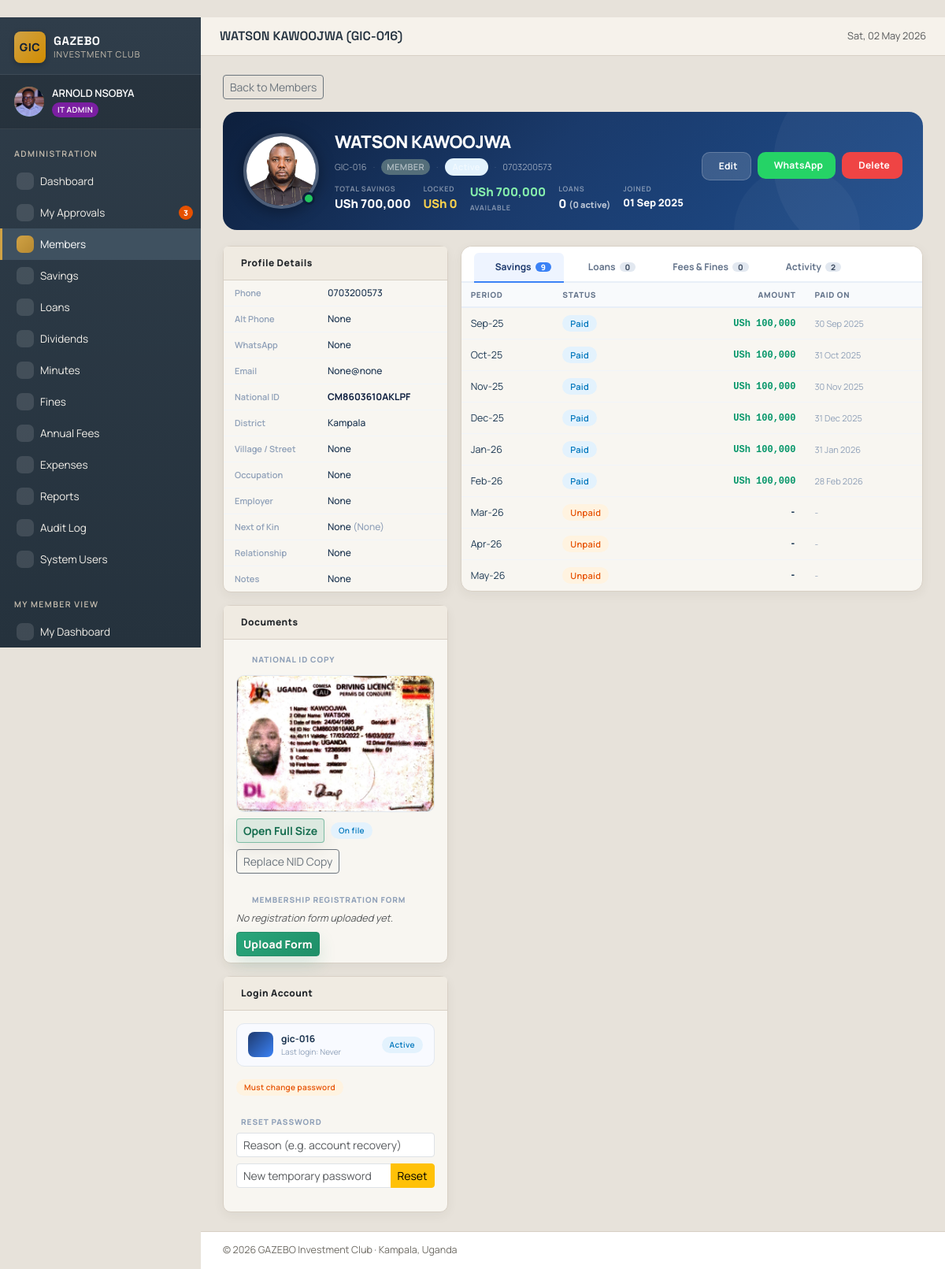
/admin/members/17 (signed in), run on an earlier commit of the app's database.
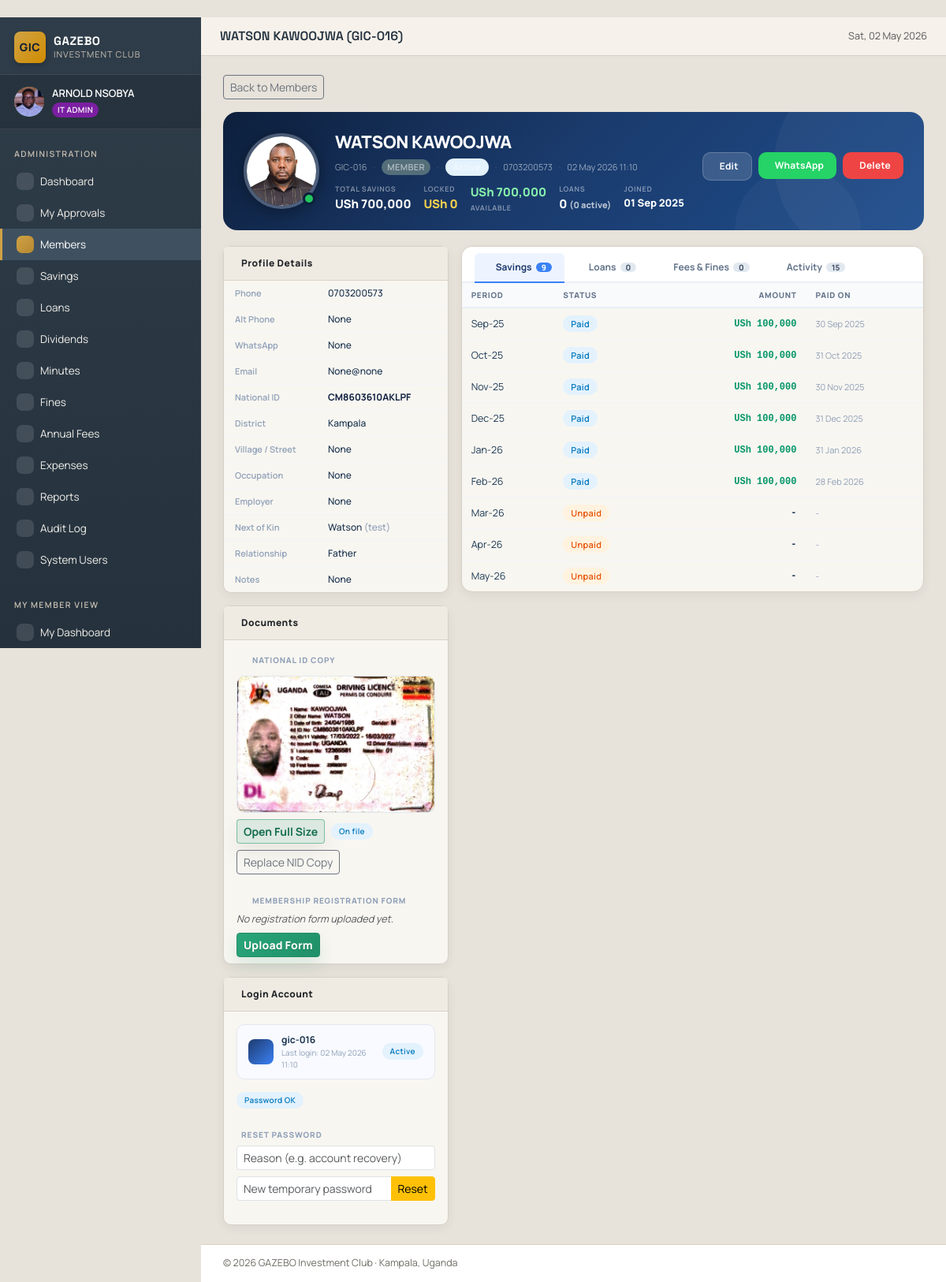
And on a later commit of the database.
### tables this page shows
CREATE TABLE members (
    id              INTEGER PRIMARY KEY AUTOINCREMENT,
    member_no       TEXT UNIQUE NOT NULL,         -- e.g. GIC-001
    full_name       TEXT NOT NULL,
    phone           TEXT,
    email           TEXT,
    national_id     TEXT,
    district        TEXT DEFAULT 'Kampala',
    address         TEXT,
    next_of_kin     TEXT,
    nok_phone       TEXT,
    role            TEXT NOT NULL DEFAULT 'MEMBER',
    join_date       DATE NOT NULL,
    status          TEXT DEFAULT 'Active',        -- Active / Inactive / Suspended
    photo_url       TEXT,
    notes           TEXT,
    created_at      TIMESTAMP DEFAULT CURRENT_TIMESTAMP,
    updated_at      TIMESTAMP DEFAULT CURRENT_TIMESTAMP
, surname TEXT, first_name TEXT, other_names TEXT, gender TEXT, date_of_birth DATE, nationality TEXT DEFAULT 'Ugandan', marital_status TEXT, tin TEXT, nid_copy_url TEXT, alt_phone TEXT, whatsapp_no TEXT, village_street TEXT, employment_status TEXT, occupation TEXT, employer_business TEXT, monthly_income REAL, monthly_contribution REAL DEFAULT 100000, preferred_pay_date INTEGER, mobile_money_no TEXT, bank_account_no TEXT, share_account_no TEXT, nok_relationship TEXT, nok_address TEXT, nid_copy_approved INTEGER DEFAULT 0, membership_form_url TEXT);

CREATE TABLE users (
    id              INTEGER PRIMARY KEY AUTOINCREMENT,
    username        TEXT UNIQUE NOT NULL,
    password_hash   TEXT NOT NULL,
    member_id       INTEGER UNIQUE,
    is_active       INTEGER DEFAULT 1,
    must_change_pw  INTEGER DEFAULT 1,
    last_login      TIMESTAMP,
    created_at      TIMESTAMP DEFAULT CURRENT_TIMESTAMP, failed_login_count INTEGER DEFAULT 0, locked_until TIMESTAMP,
    FOREIGN KEY (member_id) REFERENCES members(id) ON DELETE CASCADE
);

### admin_routes.py (the view, shortened to what this page needs)
@bp.route('/members/<int:member_id>')
@admin_required
def member_detail(member_id):
    db = get_db()
    _normalize_legacy_archived_status(db)
    db.commit()
    member = db.execute("SELECT * FROM members WHERE id = ?", (member_id,)).fetchone()
    if not member:
        flash('Member not found.', 'danger')
        return redirect(url_for('admin.members_list'))
    is_exited_member = member['status'] in {'Exited', 'Archived'}
    savings = []
    loans = []
    fines = []
    fees = []
    if not is_exited_member:
        savings = db.execute(
            "SELECT * FROM savings WHERE member_id = ? ORDER BY period DESC",
            (member_id,),
        ).fetchall()
        loans = db.execute(
            """SELECT l.*, m1.full_name g1_name, m2.full_name g2_name
                 FROM loans l
                 LEFT JOIN members m1 ON m1.id = l.guarantor1_id
                 LEFT JOIN members m2 ON m2.id = l.guarantor2_id
                WHERE l.member_id = ?
                ORDER BY l.issued_date DESC""",
            (member_id,),
        ).fetchall()
        fines = db.execute(
            "SELECT * FROM fines WHERE member_id = ? ORDER BY fine_date DESC",
            (member_id,),
        ).fetchall()
        fees = db.execute(
            "SELECT * FROM annual_fees WHERE member_id = ? ORDER BY year DESC",
            (member_id,),
        ).fetchall()
    user_row = db.execute(
        "SELECT * FROM users WHERE member_id = ?", (member_id,),
    ).fetchone()
    total_savings = 0 if is_exited_member else get_member_total_savings(db, member_id)
    locked = 0 if is_exited_member else get_member_locked_amount(db, member_id)
    available = max(0, total_savings - locked)
    history = []
    if not is_exited_member:
        expected_periods = all_savings_periods()
        join = member['join_date']
        if isinstance(join, str):
            join_d = datetime.strptime(join, '%Y-%m-%d').date()
        else:
            join_d = join
        join_period = period_str(join_d)
        expected = [p for p in expected_periods if p >= join_period]
        paid_map = {s['period']: s for s in savings}
        for p in expected:
            s = paid_map.get(p)
            history.append({
                'period': p,
                'label': period_label(p),
                'amount': s['amount'] if s else 0,
                'paid': bool(s),
                'payment_date': s['payment_date'] if s else None,
            })
    activity_log = []
    if not is_exited_member:
        if user_row:
            activity_log = db.execute(
                """SELECT al.*, COALESCE(m.full_name, u.username, 'System') AS actor_name
                   FROM audit_log al
                   LEFT JOIN users u ON u.id = al.user_id
                   LEFT JOIN members m ON m.id = u.member_id
                  WHERE (al.entity_type = 'member' AND al.entity_id = ?)
                     OR (al.entity_type = 'user' AND al.entity_id = ?)
                  ORDER BY al.created_at DESC LIMIT 15""",
                (member_id, user_row['id']),
            ).fetchall()
    return render_template(
        'admin/member_detail.html',
        member=member, savings=savings, loans=loans,
        fines=fines, fees=fees, user_row=user_row,
        total_savings=total_savings, locked=locked, available=available,
        is_exited_member=is_exited_member,
        history=history, activity_log=activity_log,
    )

### admin_routes.py (called while the page is built)
def _normalize_legacy_archived_status(db):
    db.execute("UPDATE members SET status = 'Exited' WHERE status = 'Archived'")

### database.py (called while the page is built)
def get_db():
    if 'db' not in g:
        g.db = sqlite3.connect(
            current_app.config['DATABASE_PATH'],
            detect_types=sqlite3.PARSE_DECLTYPES,
        )
        g.db.row_factory = sqlite3.Row
        g.db.execute("PRAGMA foreign_keys = ON;")
    return g.db

### utils.py (called while the page is built)
def period_str(d):
    if isinstance(d, str):
        d = datetime.strptime(d, '%Y-%m-%d').date()
    return d.strftime('%Y-%m')

def period_label(period):
    if not period:
        return ''
    try:
        d = datetime.strptime(period, '%Y-%m')
        return d.strftime('%b-%y')
    except ValueError:
        return period

def list_periods(start_period, end_period):
    start = datetime.strptime(start_period, '%Y-%m')
    end = datetime.strptime(end_period, '%Y-%m')
    out = []
    cur = start
    while cur <= end:
        out.append(cur.strftime('%Y-%m'))
        cur += relativedelta(months=1)
    return out

def all_savings_periods(today=None):
    today = today or date.today()
    end = period_str(today)
    return list_periods(Config.SAVINGS_START_PERIOD, end)

### templates/admin/member_detail.html (shortened to what the changed rows need)
{% extends "base.html" %}
{% block topbar %}{{ member.full_name }} ({{ member.member_no }}){% endblock %}
{% block content %}
<div class="mdet-hero">
  <div class="mdet-avatar">
    {% if member.photo_url %}
      <img src="{{ url_for('static', filename=member.photo_url) }}" alt="{{ member.full_name }}" class="mdet-photo">
    {% endif %}
    <span class="mdet-status-dot {{ member.status|lower }}"></span>
  </div>
  <div class="mdet-hero-body">
    <div class="mdet-hero-name">{{ member.full_name }}</div>
    <div class="mdet-hero-meta">
      <span>{{ member.member_no }}</span>
      <span class="sep">·</span>
      <span class="role-badge role-{{ member.role|lower }}">{{ ROLES[member.role].name }}</span>
      <span class="sep">·</span>
      <span class="badge-pill badge-{% if member.status == 'Active' %}active{% elif member.status == 'Exited' %}exited{% else %}defaulted{% endif %}">{{ member.status }}</span>
      {% if member.phone %}<span class="sep">·</span><span> {{ member.phone }}</span>{% endif %}
      {% if user_row and user_row.last_login %}<span class="sep">·</span><span> {{ user_row.last_login|datetimefmt }}</span>{% endif %}
    </div>
    {% if not is_exited_member %}
    <div class="mdet-hero-stats">
      <div class="mdet-hstat">
        <span class="lbl">Total Savings</span>
        <span class="val">{{ total_savings|money }}</span>
      </div>
      <div class="mdet-hstat">
        <span class="lbl">Locked</span>
        <span class="val amber">{{ locked|money }}</span>
      </div>
      <div class="mdet-hstat">
        <span class="val {% if available >= 0 %}green{% else %}red{% endif %}">{{ available|money }}</span>
        <span class="lbl">Available</span>
      </div>
      <div class="mdet-hstat">
        <span class="lbl">Loans</span>
        <span class="val">{{ loans|length }} <span style="font-size:11px;opacity:.7">({{ loans|selectattr('status','equalto','Active')|list|length }} active)</span></span>
      </div>
      <div class="mdet-hstat">
        <span class="lbl">Joined</span>
        <span class="val" style="font-size:13px">{{ member.join_date|datefmt }}</span>
      </div>
    </div>
    {% endif %}
  </div>
</div>
<div class="row g-3">
  <div class="col-xl-4 col-lg-5">
    <div class="card mb-3">
      <div class="card-body p-0">
        <ul class="mdet-kv">
          <li><span class="k">Phone</span><span class="v">{{ member.phone or '-' }}</span></li>
          <li><span class="k">Alt Phone</span><span class="v">{{ member.alt_phone or '-' }}</span></li>
          <li><span class="k">WhatsApp</span><span class="v">{{ member.whatsapp_no or '-' }}</span></li>
          <li><span class="k">Email</span><span class="v">{{ member.email or '-' }}</span></li>
          <li><span class="k">National ID</span><span class="v"><strong>{{ member.national_id or '-' }}</strong></span></li>
          <li><span class="k">District</span><span class="v">{{ member.district or '-' }}</span></li>
          <li><span class="k">Village / Street</span><span class="v">{{ member.village_street or '-' }}</span></li>
          <li><span class="k">Occupation</span><span class="v">{{ member.occupation or '-' }}</span></li>
          <li><span class="k">Employer</span><span class="v">{{ member.employer_business or '-' }}</span></li>
          <li><span class="k">Next of Kin</span><span class="v">{{ member.next_of_kin or '-' }}{% if member.nok_phone %} <span style="color:#8fa0b8">({{ member.nok_phone }})</span>{% endif %}</span></li>
          <li><span class="k">Relationship</span><span class="v">{{ member.nok_relationship or '-' }}</span></li>
          {% if member.notes %}<li><span class="k">Notes</span><span class="v">{{ member.notes }}</span></li>{% endif %}
        </ul>
      </div>
    </div>
    <div class="card mb-3">
      <div class="card-body py-2 px-3">
        {% if member.nid_copy_url %}
          <div class="nid-preview mb-2">
            <a href="{{ url_for('static', filename=member.nid_copy_url) }}" target="_blank">
              <img src="{{ url_for('static', filename=member.nid_copy_url) }}" alt="National ID copy">
            </a>
          </div>
          <div class="d-flex gap-2 align-items-center mb-2">
            <a href="{{ url_for('static', filename=member.nid_copy_url) }}" target="_blank" class="btn btn-sm btn-outline-primary">
               Open Full Size
            </a>
            <span class="badge-pill badge-active" style="font-size:10px"> On file</span>
          </div>
        {% else %}
          <div class="small text-muted mb-2 fst-italic">No National ID copy on file.</div>
        {% endif %}
      </div>
    </div>
    <div class="card">
      <div class="card-body">
        {% if user_row %}
        <div class="login-strip mb-3">
          <div class="licon"></div>
          <div class="lbody">
            <div class="lname">{{ user_row.username }}</div>
            <div class="lstatus">Last login: {{ user_row.last_login|datetimefmt if user_row.last_login else 'Never' }}</div>
          </div>
          {% if user_row.is_active %}<span class="badge-pill badge-active" style="font-size:10px">Active</span>{% else %}<span class="badge-pill badge-defaulted" style="font-size:10px">Disabled</span>{% endif %}
        </div>
        <div class="d-flex gap-2 mb-3 flex-wrap">
          {% if user_row.must_change_pw %}<span class="badge-pill badge-pending" style="font-size:10px"> Must change password</span>{% else %}<span class="badge-pill badge-active" style="font-size:10px"> Password OK</span>{% endif %}
        </div>
        {% if session.role in ('IT_ADMIN', 'SECRETARY') %}
        <div class="sec-label" style="padding-left:0"> Reset Password</div>
        <form method="post" action="{{ url_for('admin.member_reset_password', member_id=member.id) }}"
              data-confirm="Reset this user's password to a temporary value?">
          <div class="mb-2">
            <input type="text" name="reset_reason" class="form-control form-control-sm" placeholder="Reason (e.g. account recovery)">
          </div>
          <div class="input-group input-group-sm">
            <input type="text" name="new_password" class="form-control" placeholder="New temporary password" required>
            <button type="submit" class="btn btn-warning"> Reset</button>
          </div>
        </form>
        {% else %}
        <p class="small text-muted fst-italic mb-0">Password reset restricted to IT Admin / Secretary.</p>
        {% endif %}
        {% endif %}
      </div>
    </div>
  </div>
  <div class="col-xl-8 col-lg-7">
    {% if not is_exited_member %}
    <div class="card" style="border-radius:14px;overflow:hidden">
      <div class="card-header" style="padding:0;border-bottom:none;background:#fff">
        <div class="mdet-tabs px-3 pt-2">
          <button class="mdet-tab" onclick="switchTab('activity',this)">
             Activity
            {% if activity_log %}<span class="badge">{{ activity_log|length }}</span>{% endif %}
          </button>
        </div>
      </div>
      <div id="tab-savings" class="mdet-tab-content active" style="max-height:480px;overflow-y:auto">
        {% if history %}
        <table class="mdet-table">
          <thead>
            <tr>
              <th>Period</th>
              <th>Status</th>
              <th class="text-end">Amount</th>
              <th>Paid On</th>
            </tr>
          </thead>
        </table>
        {% else %}
        <div class="empty-state"><i class="ph ph-bank"></i><div>No savings history yet.</div></div>
        {% endif %}
      </div>
    </div>
    {% endif %}
  </div>
</div>
{% endblock %}

What changed in the data, as far as the page shows it:
changed members "WATSON KAWOOJWA": next_of_kin "None" → "Watson"; nok_phone "None" → "test"; nok_relationship "None" → "Father"
changed users "gic-016": last_login (not shown) → "02 May 2026 11:10"; must_change_pw 1 → 0 (drawn)
Also different on the page:
{{ activity_log|length }}: "2" → "15"
{{ unread_notifications_count }}: "3" → (not shown)
{{ user_row.last_login|datetimefmt if user_row.last_login else 'Never' }}: "Never" → (not shown)
text no longer shown: "Must change password"
text now shown: "Password OK"
